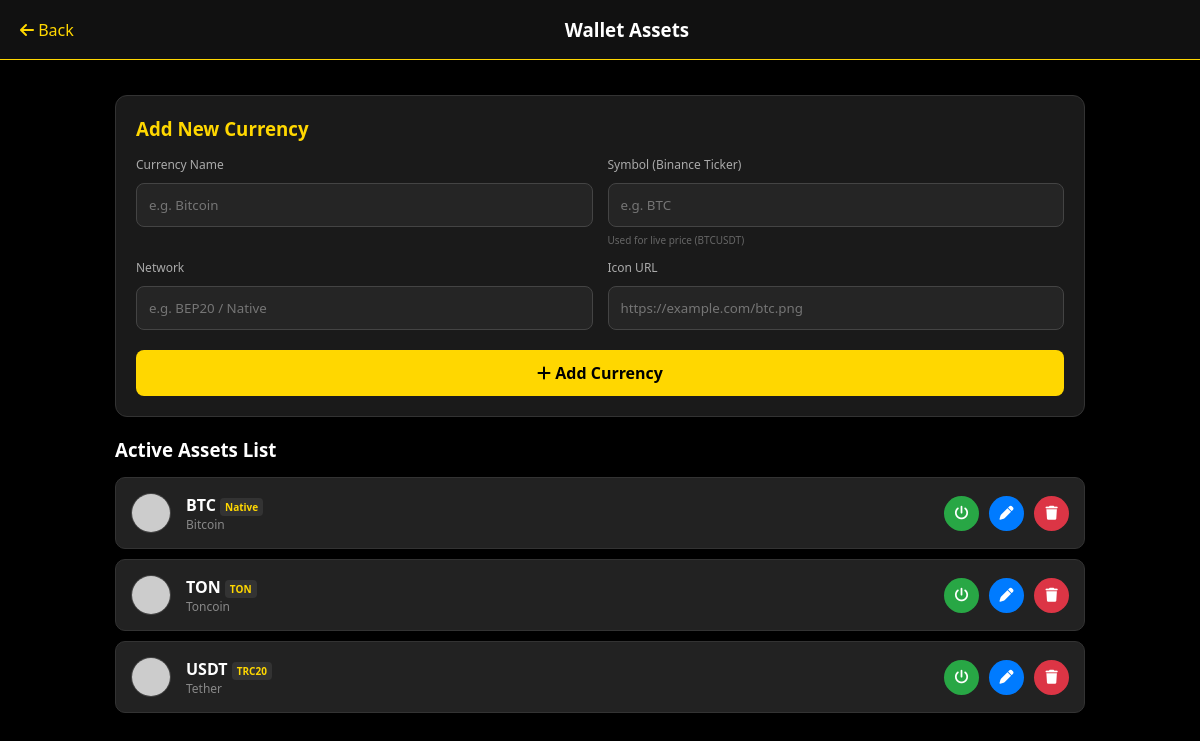
The app's page /admin/assets.php (signed in) with its own data.
### tables this page shows
CREATE TABLE `assets` (
  `id` int(11) NOT NULL AUTO_INCREMENT,
  `symbol` varchar(10) NOT NULL,
  `name` varchar(50) NOT NULL,
  `network` varchar(50) DEFAULT NULL,  
  `icon_url` varchar(255) DEFAULT NULL,
  `is_active` tinyint(1) DEFAULT 1,
  PRIMARY KEY (`id`)
);

### admin/assets.php (the view, shortened to what this page needs)
<?php
require_once '../includes/db_connect.php';
$assets = $pdo->query("SELECT * FROM assets ORDER BY id DESC")->fetchAll(PDO::FETCH_ASSOC);
?>
<!DOCTYPE html>
<html lang="en">
<head>
    <link rel="stylesheet" href="../assets/css/style.css">
    <link rel="stylesheet" href="https://cdnjs.cloudflare.com/ajax/libs/font-awesome/6.4.0/css/all.min.css">
</head>
<body>
    <div class="admin-nav">
        <a href="dashboard.php" style="color: gold; text-decoration: none;"><i class="fa-solid fa-arrow-left"></i> Back</a>
        <h3 style="color: white;">Wallet Assets</h3>
    </div>
    <div class="container">
        <div class="card">
            <h3 style="color: gold; margin-bottom: 15px;">Add New Currency</h3>
            <form method="POST">
                <div class="row">
                    <div class="col">
                        <label>Currency Name</label>
                        <input type="text" name="name" placeholder="e.g. Bitcoin" required>
                    </div>
                    <div class="col">
                        <label>Symbol (Binance Ticker)</label>
                        <input type="text" name="symbol" placeholder="e.g. BTC" required>
                        <small style="color: #666; font-size: 10px;">Used for live price (BTCUSDT)</small>
                    </div>
                </div>
                <div class="row" style="margin-top: 10px;">
                    <div class="col">
                        <label>Network</label>
                        <input type="text" name="network" placeholder="e.g. BEP20 / Native" required>
                    </div>
                    <div class="col">
                        <label>Icon URL</label>
                        <input type="text" name="icon_url" placeholder="https://example.com/btc.png" required>
                    </div>
                </div>
                <button type="submit" name="btn_add_asset" class="btn" style="background: gold; color: black; margin-top: 20px; width: 100%; padding: 12px; font-weight: bold; border: none; border-radius: 8px; cursor: pointer;">
                    <i class="fa-solid fa-plus"></i> Add Currency
                </button>
            </form>
        </div>
        <h3 style="color: #fff; margin-bottom: 15px;">Active Assets List</h3>
        <div class="asset-list">
            <?php if(count($assets) > 0): ?>
                <?php foreach($assets as $coin): ?>
                <div class="asset-item" style="opacity: <?php echo $coin['is_active'] ? '1' : '0.5'; ?>">
                    <div class="coin-info">
                        <img src="<?php echo htmlspecialchars($coin['icon_url']); ?>" onerror="this.src='https://via.placeholder.com/40'" class="coin-icon">
                        <div>
                            <div style="font-weight: bold; color: white; font-size: 16px;">
                                <?php echo htmlspecialchars($coin['symbol']); ?>
                                <span style="font-size: 10px; background: #333; padding: 2px 5px; border-radius: 4px; color: gold;">
                                    <?php echo htmlspecialchars($coin['network']); ?>
                                </span>
                            </div>
                            <div style="font-size: 12px; color: #888;"><?php echo htmlspecialchars($coin['name']); ?></div>
                        </div>
                    </div>
                    <div class="action-group">
                        <a href="?toggle=<?php echo $coin['id']; ?>&s=<?php echo $coin['is_active']; ?>"
                           class="circle-btn <?php echo $coin['is_active'] ? 'btn-on' : 'btn-off'; ?>"
                           title="<?php echo $coin['is_active'] ? 'Disable' : 'Enable'; ?>">
                           <i class="fa-solid fa-power-off"></i>
                        </a>
                        <button onclick='openEditModal(<?php echo json_encode($coin); ?>)' class="circle-btn btn-edit">
                            <i class="fa-solid fa-pen"></i>
                        </button>
                        <a href="?del=<?php echo $coin['id']; ?>" class="circle-btn btn-del" onclick="return confirm('Are you sure you want to delete this currency?');">
                            <i class="fa-solid fa-trash"></i>
                        </a>
                    </div>
                </div>
                <?php endforeach; ?>
            <?php else: ?>
                <div style="text-align: center; padding: 30px; color: #666;">No assets found. Add one above.</div>
            <?php endif; ?>
        </div>
    </div>
</body>
</html>

### assets/css/style.css (style rules this page uses)
:root { --primary-gold: #FFD700; --bg-dark: #000000; --card-bg: #1a1a1a; --text-white: #ffffff; --text-gray: #aaaaaa; --danger: #ff4d4d; --success: #28a745; }
* { box-sizing: border-box; margin: 0; padding: 0; font-family: 'Segoe UI', Tahoma, Geneva, Verdana, sans-serif; -webkit-tap-highlight-color: transparent; }
body { background-color: var(--bg-dark); color: var(--text-white); background-image: url('../images/bg.jpg'); background-size: cover; background-attachment: fixed; background-position: center; padding-top: 90px; padding-bottom: 80px; min-height: 100vh; }
body::before { content: ""; position: fixed; top: 0; left: 0; width: 100%; height: 100%; background: rgba(0, 0, 0, 0.85); z-index: -1; }
.container { padding: 0 15px; }
.card { background: var(--card-bg); border: 1px solid #333; border-radius: 20px; padding: 20px; margin-bottom: 20px; box-shadow: 0 4px 6px rgba(0,0,0,0.3); }
.btn { width: 100%; padding: 12px; border: none; border-radius: 12px; font-weight: bold; font-size: 16px; cursor: pointer; transition: 0.3s; text-align: center; }
label { display: block; margin-bottom: 5px; color: var(--text-gray); font-size: 13px; }
input, select { width: 100%; padding: 12px; background: #2a2a2a; border: 1px solid #444; border-radius: 10px; color: #fff; outline: none; }

### admin/assets.php (style rules this page uses)
body { padding-top: 80px; background: #000; color: #ddd; }
.admin-nav { position: fixed; top: 0; left: 0; width: 100%; height: 60px; background: #111; border-bottom: 1px solid gold; display: flex; align-items: center; justify-content: space-between; padding: 0 20px; z-index: 100; }
.container { max-width: 1000px; margin: auto; padding: 15px; }
.card { background: #1a1a1a; padding: 20px; border-radius: 12px; border: 1px solid #333; margin-bottom: 20px; }
.row { display: flex; gap: 15px; flex-wrap: wrap; }
.col { flex: 1; min-width: 200px; }
input { background: #252525; border: 1px solid #444; color: white; padding: 12px; width: 100%; border-radius: 8px; margin-top: 5px; outline: none; }
label { font-size: 12px; color: #aaa; }
.asset-list { display: flex; flex-direction: column; gap: 10px; }
.asset-item { display: flex; justify-content: space-between; align-items: center; background: #222; padding: 15px; border-radius: 10px; border: 1px solid #333; transition: 0.2s; }
.coin-info { display: flex; align-items: center; gap: 15px; }
.coin-icon { width: 40px; height: 40px; border-radius: 50%; object-fit: cover; border: 1px solid #444; }
.action-group { display: flex; gap: 10px; align-items: center; }
.circle-btn { width: 35px; height: 35px; border-radius: 50%; display: flex; align-items: center; justify-content: center; border: none; cursor: pointer; color: white; text-decoration: none; font-size: 14px; transition: 0.2s; }
.btn-edit { background: #007bff; }
.btn-del { background: #dc3545; }
.btn-on { background: #28a745; }

### records on screen
assets: symbol "BTC", network "Native", name "Bitcoin"
assets: symbol "TON", network "TON", name "Toncoin"
assets: symbol "USDT", network "TRC20", name "Tether"
